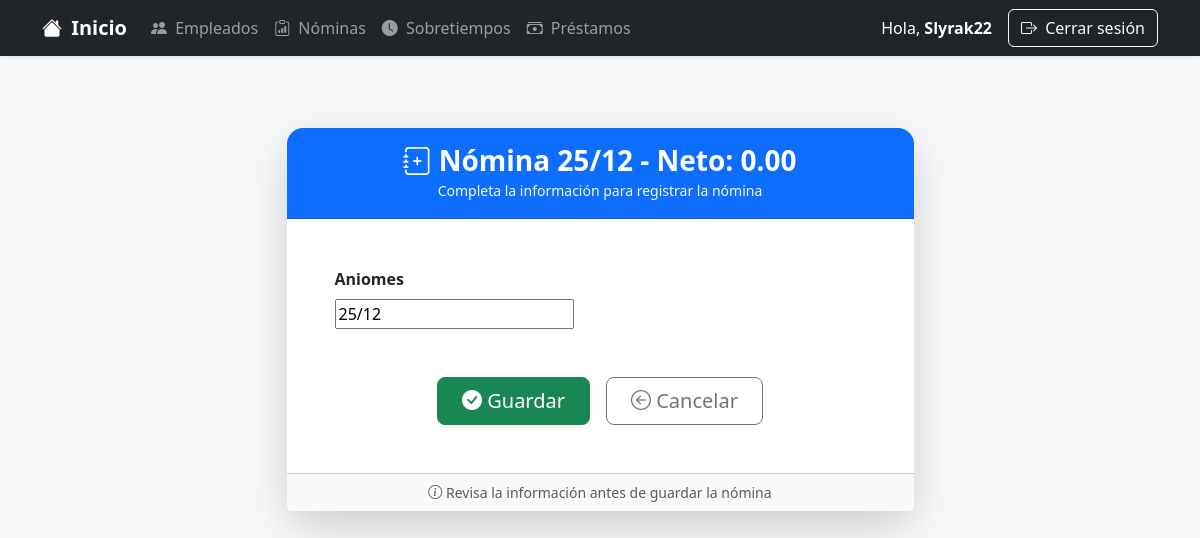
The app's page /nomina/nominas/3/editar/ (signed in), older data.
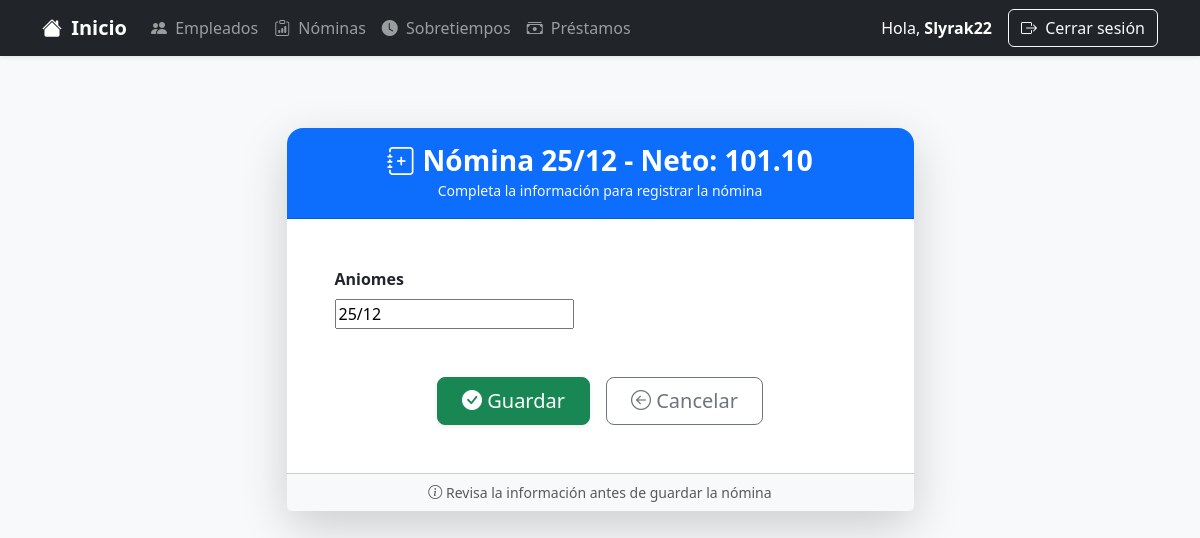
The same page, newer data.
### nomina_app/models.py (models this page shows, shortened)
class Nomina(models.Model):
    aniomes = models.CharField(max_length=6)  # Ej: '202401'
    tot_ing = models.DecimalField(max_digits=12, decimal_places=2, default=Decimal('0.00'))
    tot_des = models.DecimalField(max_digits=12, decimal_places=2, default=Decimal('0.00'))
    neto = models.DecimalField(max_digits=10, decimal_places=2, default=Decimal('0.00'))
    def __str__(self):
        return f"Nómina {self.aniomes} - Neto: {self.neto}"

### nomina_app/views.py (the view)
# urls.py: path('nominas/<int:pk>/editar/', views.NominaUpdateView.as_view(), name='nomina_update'),
class NominaUpdateView(LoginRequiredMixin, UpdateView):
    model = Nomina
    form_class = NominaForm
    template_name = 'nomina/nomina_form.html'
    success_url = reverse_lazy('nomina_app:nomina_list')

### nomina_app/forms.py
class NominaForm(forms.ModelForm):
    class Meta:
        model = Nomina
        fields = ['aniomes']

### templates/nomina/nomina_form.html (shortened to what this page needs)
{% extends 'base.html' %}
{% block content %}
<div class="container py-5">
    <div class="row justify-content-center">
        <div class="col-lg-7 col-md-9">
            <div class="card shadow-lg rounded-4 border-0">
                <div class="card-header bg-primary text-white text-center py-3 rounded-top-4">
                    <h3 class="mb-0 fw-bold">
                        <i class="bi bi-journal-plus"></i> {{ view.object|default:"Nueva Nómina" }}
                    </h3>
                    <small class="text-light">Completa la información para registrar la nómina</small>
                </div>
                <div class="card-body p-5">
                    <form method="post" novalidate>
                        <div class="row g-4">
                            {% for field in form %}
                            <div class="col-md-6">
                                <div class="form-group">
                                    <label for="{{ field.id_for_label }}" class="form-label fw-semibold">
                                        {{ field.label }}
                                    </label>
                                    {{ field }}
                                </div>
                            </div>
                            {% endfor %}
                        </div>
                        <div class="mt-5 d-flex justify-content-center gap-3 flex-wrap">
                            <button type="submit" class="btn btn-success btn-lg px-4 shadow-sm">
                                <i class="bi bi-check-circle-fill"></i> Guardar
                            </button>
                            <a href="{% url 'nomina_app:nomina_list' %}" class="btn btn-outline-secondary btn-lg px-4">
                                <i class="bi bi-arrow-left-circle"></i> Cancelar
                            </a>
                        </div>
                    </form>
                </div>
                <div class="card-footer text-center bg-light py-2 small text-muted">
                    <i class="bi bi-info-circle"></i> Revisa la información antes de guardar la nómina
                </div>
            </div>
        </div>
    </div>
</div>
{% endblock %}

Row changes from the older to the newer data that the page shows:
changed Nomina: object "Nómina 25/12 - Neto: 0.00" → "Nómina 25/12 - Neto: 101.10"
